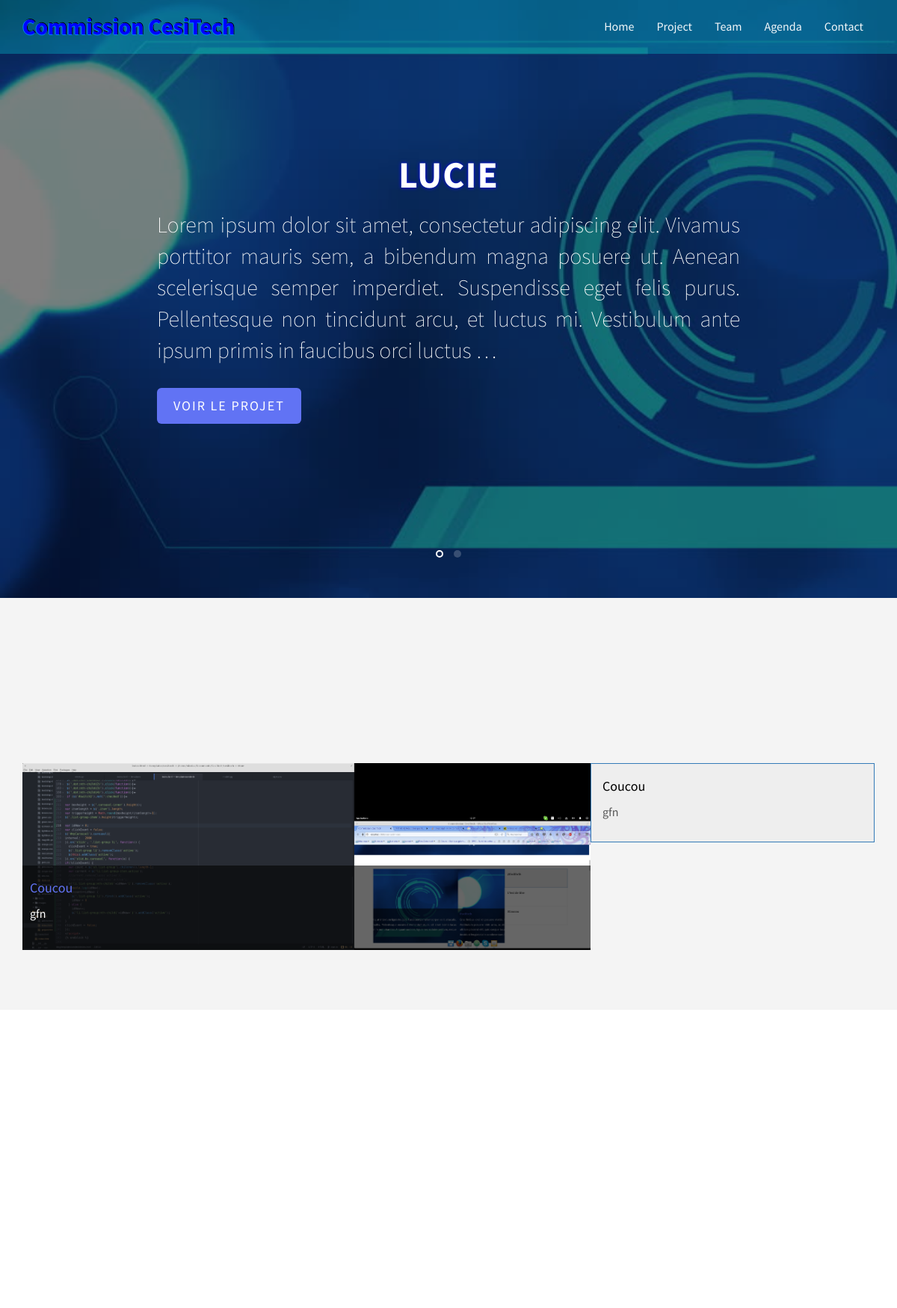
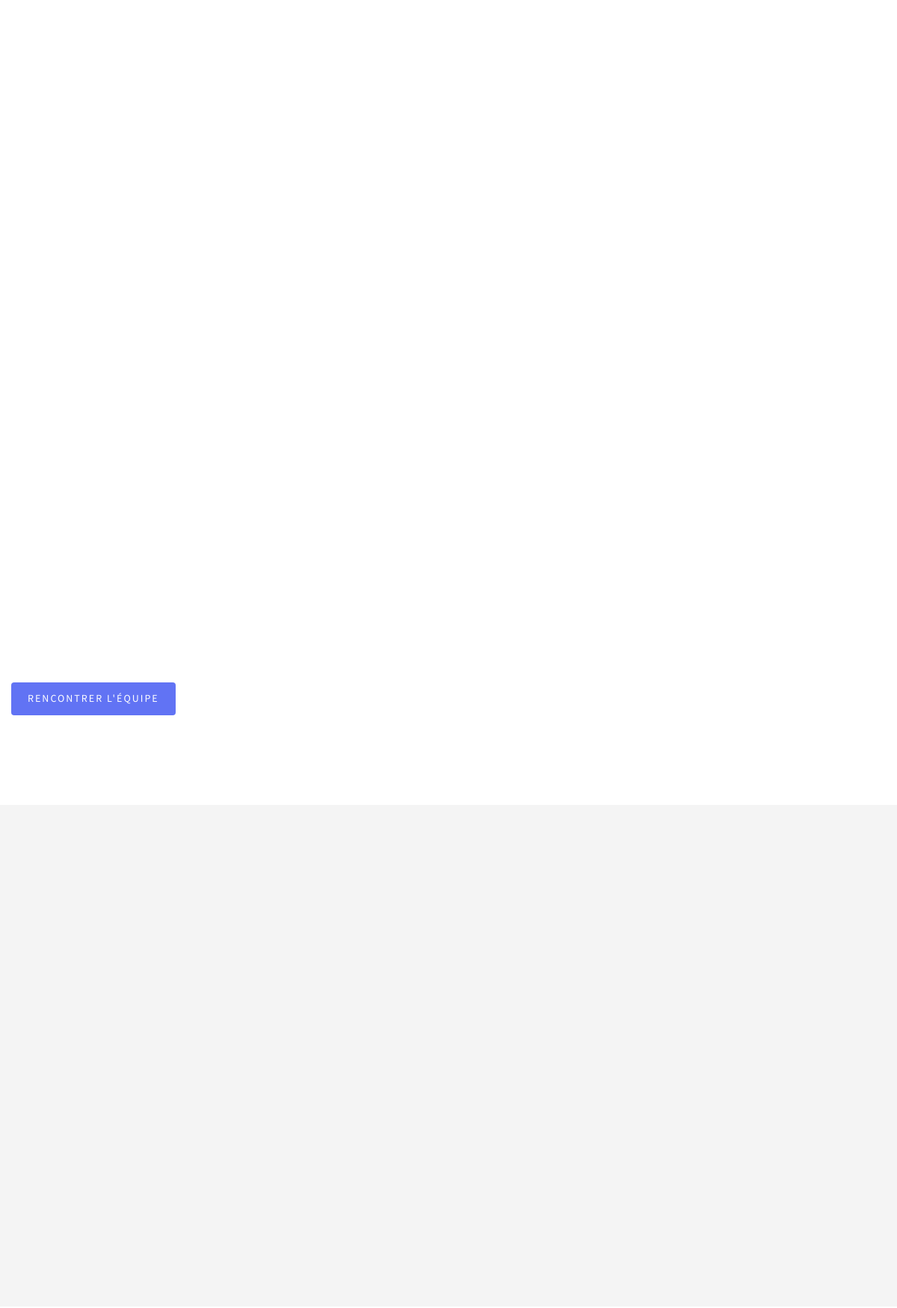
Screenshot of /cesitech/index (upper part) with the database file from the repository (2 pictures, top to bottom).
### blog/models.py (models this page shows, shortened)
class Project(models.Model):
    nom = models.CharField(max_length=100, verbose_name="Nom du projet")
    description = models.TextField(verbose_name="Description")
    team = models.ForeignKey('Team')
    date_modifcation = models.DateTimeField(auto_now_add=True, verbose_name="Date modification")

class New(models.Model):
    titre = models.CharField(max_length=100, verbose_name="Titre")
    avatar = models.ImageField(blank=True, upload_to="static/images/")
    date = models.DateTimeField(auto_now_add=True, auto_now=False, verbose_name="Date de parution")
    contenu = models.TextField(verbose_name="Contenu")
    auteur = models.ForeignKey('Membre')

### blog/views.py (the view, shortened to what this page needs)
def home(request):
    AllProject = Project.objects.all()
    team = Membre.objects.filter(rang=10).values()
    calendar = Calendar.objects.order_by('date')
    news = New.objects.order_by('-date')
    if news.count()>4 :
        calendar = calendar[4]
    totalNew = news.count()
    news_first = news[0]
    news = news[1:]
    if calendar.count()>4:
        index = 0
        for c in calendar:
            if c.date.isoformat() > timezone.now().isoformat() :
                if index + 4 > calendar.count():
                    index = calendar.count()-4
                calendar = calendar[index:index+4]
                break;
            index += 1
    envoi = False
    form = ContactForm()
    return render(request, 'cesitech/index.html', locals())

### blog/templates/cesitech/index.html (shortened to what this page needs)
{% extends "index.html" %}
{% load static %}
{% block globalProject %}
  <div id="slider" data-section="home">
    <div class="owl-carousel owl-carousel-fullwidth">
      {% for project in AllProject %}
        <div class="item" style="background-image:url({% static 'images/slide_4.jpg' %})">
          <div class="overlay"></div>
          <div class="container" style="position: relative;">
            <div class="row">
              <div class="col-md-8 col-md-offset-2 text-center">
                <div class="fh5co-owl-text-wrap">
                  <div class="fh5co-owl-text">
                    <h1 class="fh5co-lead to-animate">{{ project.nom }}</h1>
                    <h2 class="fh5co-sub-lead to-animate">{{ project.description|truncatewords_html:40 }}</h3>
                    <p class="to-animate-2"><a href="{% url "blog.views.project" project.id %}"class="btn btn-primary btn-lg">Voir le projet</a></p>
                  </div>
                </div>
              </div>
            </div>
          </div>
        </div>
      {% endfor %}
    </div>
  </div>
{% endblock %}
{% block news %}
  <div id="fh5co-our-services" data-section="news">
    <div class="container">
      <div class="row row-bottom-padded-lg">
        <div class="col-md-12 section-heading text-center">
        </div>
      </div>
      <div id="myCarousel" class="carousel slide" data-ride="carousel">
          <div class="carousel-inner">
          <div class="item active">
            <img src="/{{ news_first.avatar }}">
             <div class="carousel-caption">
              <h4><a href="#">{{news_first.titre}}</a></h4>
              <p>{{ news_first.contenu|truncatewords_html:50 }}</p>
            </div>
          </div>
          </div>
        <ul class="list-group col-sm-4">
          <li data-target="#myCarousel" class="list-group-item active"><h4>{{news_first.titre}}</h4>{{news_first.contenu|truncatewords_html:10}}</li>
        </ul>
        </div>
    </div>
  </div>
{% endblock %}
{% block project %}
  <div id="ct-news" data-section="project">
    <div class="container">
      <div class="row row-bottom-padded-lg" id="about-us">
        <div class="col-md-12 section-heading text-center">
          <div class="row">
          </div>
        </div>
      </div>
      <div class="row row-bottom-padded-lg" id="about-us">
        <div class="col-md-12">
          <div class="row">
          </div>
          <p><a href="#" class="btn btn-primary" data-nav-section="team">Rencontrer l'équipe</a></p>
        </div>
      </div>
    </div>
  </div>
  <div id="fh5co-our-services" data-section="team">
    <div class="container">
      <div class="row">
        <div class="col-md-12">
          <div class="row row-bottom-padded-lg">
          </div>
        </div>
      </div>
    </div>
  </div>
{% endblock %}

### blog/static/css/style.css (style rules this page uses)
body { font-family: "Source Sans Pro", Arial, sans-serif; font-weight: 400; font-size: 16px; line-height: 1.8; color: #777777; color: #7f7f7f; background: #fff; height: 100%; position: relative; }
a { color: #6173f4; -webkit-transition: 0.5s; -o-transition: 0.5s; transition: 0.5s; }
p { margin-bottom: 1.5em; text-align: justify; }
h1, h2, h3, h4, h5, h6 { color: #000; font-family: "Source Sans Pro", Arial, sans-serif; font-weight: 400; }
.section-heading { float: left; width: 100%; clear: both; }
.btn { -webkit-transition: 0.3s; -o-transition: 0.3s; transition: 0.3s; }
#fh5co-our-services, #ct-news, #fh5co-features, #fh5co-testimonials, #fh5co-pricing, #fh5co-press { padding: 5em 0; }
#fh5co-our-services, #fh5co-press { background: #f4f4f4; }
.btn { text-transform: uppercase; letter-spacing: 2px; -webkit-transition: 0.3s; -o-transition: 0.3s; transition: 0.3s; }
.btn.btn-primary { background: #6173f4; color: #fff; border: none !important; border: 2px solid transparent !important; }
.owl-carousel-fullwidth .item, .owl-carousel-fullwidth .fh5co-owl-text-wrap { height: 800px; display: table; width: 100%; }
.owl-carousel-fullwidth .fh5co-owl-text-wrap { position: relative; }
.owl-carousel-fullwidth .item { background-repeat: no-repeat; background-size: cover; background-position: top left; position: relative; }
.owl-carousel-fullwidth .item .overlay { position: absolute; top: 0; left: 0; right: 0; bottom: 0; background: rgba(0, 0, 0, 0.5); z-index: 8; }
.owl-carousel-fullwidth .item .fh5co-owl-text { display: table-cell; vertical-align: middle; z-index: 10; position: relative; }
.owl-carousel-fullwidth .item .fh5co-owl-text a { color: white; border-bottom: 1px solid rgba(255, 255, 255, 0.5); }
.owl-carousel-fullwidth .item .fh5co-owl-text .fh5co-lead, .owl-carousel-fullwidth .item .fh5co-owl-text .fh5co-lead-2, .owl-carousel-fullwidth .item .fh5co-owl-text .fh5co-sub-lead { color: #fff; margin: 0; padding: 0; }
.owl-carousel-fullwidth .item .fh5co-owl-text .fh5co-lead { font-weight: 700; margin-bottom: 20px; margin-top: 0; text-transform: uppercase; letter-spacing: 1px; color: #fff; font-size: 50px; line-height: 50px; color: #fff; text-shadow: 0 0 5px #0000FF; }
.owl-carousel-fullwidth .item .fh5co-owl-text .fh5co-sub-lead { font-size: 30px; line-height: 30px; line-height: 42px; font-weight: 100; margin-bottom: 30px; color: white; text-align: justify; }
.js .to-animate, .js .to-animate-2, .js .single-animate { opacity: 0; }
.row-bottom-padded-lg { padding-bottom: 1em; }
#myCarousel .carousel-caption { left:0; right:0; bottom:0; text-align:left; padding:10px; background:rgba(0,0,0,0.6); text-shadow:none; }
#myCarousel .list-group { position:absolute; top:0; right:0; }
#myCarousel .list-group-item { border-radius:0px; cursor:pointer; }
#myCarousel .list-group .active { background-color:#eee; color:rgba(50, 50, 50, 0.8); }
#myCarousel .list-group .active h4 { color: rgba(0, 0, 0, 1); }
@media (min-width: 992px) { #myCarousel { padding-right:33.3333%; } }

### rows the page displays
Project: nom "LUCIE", description "Lorem ipsum dolor sit amet, consectetur adipiscing elit. Vivamus porttitor mauris sem, a bibendum magna posuere ut. Aenean scelerisque semper imperdiet. Suspendisse eget felis purus. Pellentesque non tincidunt arcu, et luctus mi. Vestibulum ante ipsum primis in faucibus orci luctus …"
New: avatar (picture), titre "Coucou", contenu "gfn"
